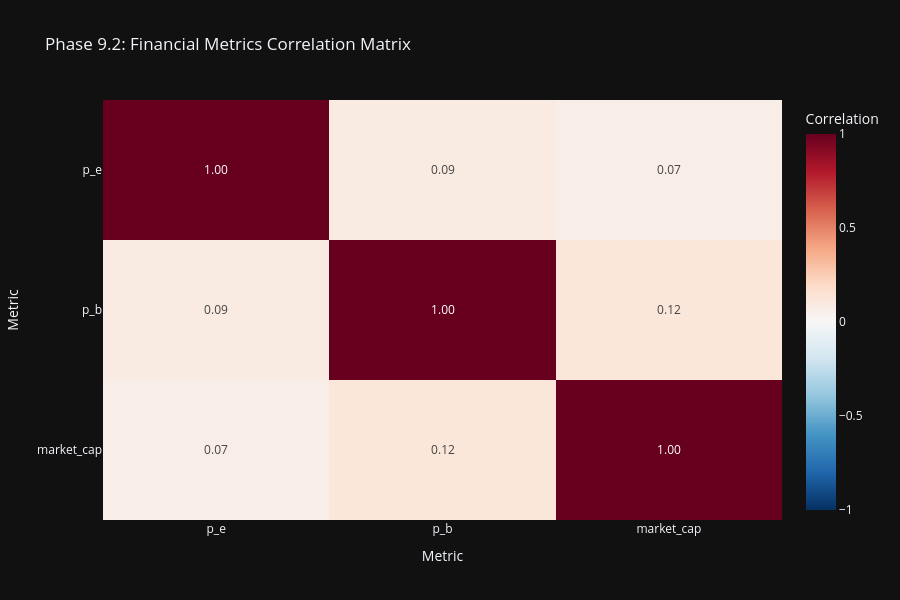

Notebook source saved alongside this figure:
### Code cell
# Phase 9.2: Interactive correlation heatmap
print("\n📈 Creating enhanced correlation analysis...")
if 'correlations' in eda_stats and eda_stats['correlations']:
    corr_df = pd.DataFrame(eda_stats['correlations'])

    # Select key financial metrics for focused correlation analysis
    key_metrics = ['p_e', 'p_b', 'ev_ebitda', 'market_cap', 'roe', 'roa',
                   'debt_to_equity', 'current_ratio', 'net_margin', 'ebitda_margin']
    available_metrics = [m for m in key_metrics if m in corr_df.columns]

    if len(available_metrics) >= 3:
        corr_subset = corr_df.loc[available_metrics, available_metrics]

        fig_corr = px.imshow(
                corr_subset,
                labels=dict(x="Metric", y="Metric", color="Correlation"),
                title='Phase 9.2: Financial Metrics Correlation Matrix',
                color_continuous_scale='RdBu_r',
                zmin=-1, zmax=1,
                aspect='auto',
                height=600,
                text_auto='.2f'
                )
        fig_corr.show()
        fig_corr.write_html(eda_output_dir / "phase92_correlation_matrix.html")
        print(f"  ✓ Saved: {eda_output_dir / 'phase92_correlation_matrix.html'}")

### Figure 1 — Plotly figure (JSON) as saved in the notebook; plotly's stock layout.template omitted (floating-point values rounded to 4 significant figures)
{"data": [{"coloraxis": "coloraxis", "name": "0", "texttemplate": "%{z:.2f}", "x": ["p_e", "p_b", "market_cap"], "y": ["p_e", "p_b", "market_cap"], "z": [[1.0, 0.08633, 0.06628], [0.08633, 1.0, 0.1202], [0.06628, 0.1202, 1.0]], "type": "heatmap", "xaxis": "x", "yaxis": "y", "hovertemplate": "Metric: %{x}<br>Metric: %{y}<br>Correlation: %{z}<extra></extra>"}], "layout": {"xaxis": {"anchor": "y", "domain": [0, 1], "title": {"text": "Metric"}}, "yaxis": {"anchor": "x", "domain": [0, 1], "autorange": "reversed", "title": {"text": "Metric"}}, "coloraxis": {"colorbar": {"title": {"text": "Correlation"}}, "colorscale": [[0, "rgb(5,48,97)"], [0.1, "rgb(33,102,172)"], [0.2, "rgb(67,147,195)"], [0.3, "rgb(146,197,222)"], [0.4, "rgb(209,229,240)"], [0.5, "rgb(247,247,247)"], [0.6, "rgb(253,219,199)"], [0.7, "rgb(244,165,130)"], [0.8, "rgb(214,96,77)"], [0.9, "rgb(178,24,43)"], [1, "rgb(103,0,31)"]], "cmin": -1, "cmax": 1}, "title": {"text": "Phase 9.2: Financial Metrics Correlation Matrix"}, "height": 600}}
